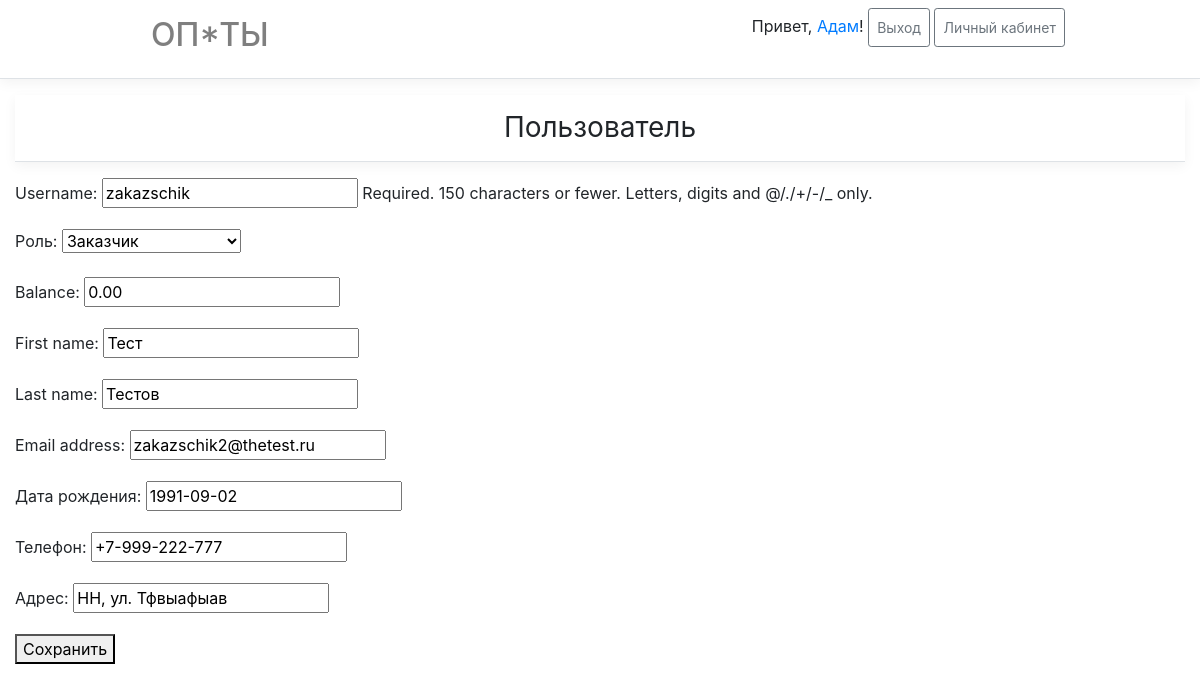
Screenshot of /users/3/ (signed in) with the database file from the repository.
### main/models.py (models this page shows, shortened)
class User(AbstractUser):
    objects = UserManager()
    phone = models.CharField('Телефон', max_length=20)
    location = models.CharField('Адрес', max_length=255)
    birth_date = models.DateField('Дата рождения', blank=True, default='')
    role = models.PositiveSmallIntegerField('Роль', choices=tuple(Roles), default=Roles.UNREGISTERED)
    balance = models.DecimalField(max_digits=10, decimal_places=2, default=0)

### main/views.py (the view, shortened to what this page needs)
# urls.py: path('users/<int:pk>/', main_views.UserDetailsView.as_view(), name=main_views.UserDetailsView.url_name),
class UserDetailsView(LoginRolesOwnerRequiredUpdateViewMixin, WithLogedUserInContextViewMixin, UpdateView):
    template_name = 'main/user_details.html'
    url_name = 'user_details'
    form_class = UserForm
    allowed_roles = (Roles.UNREGISTERED, Roles.ZAKAZSCHIK, Roles.ZAKUPSCHIK)
    model = _models.User
    def get_form_kwargs(self):
        kwargs = super().get_form_kwargs()
        kwargs['user'] = self.user
        return kwargs
    def dispatch(self, request, *args, **kwargs):
        return super().dispatch(request, *args, **kwargs)

### main/forms.py
class UserForm(forms.ModelForm):
    def __init__(self, **kwargs):
        self.user = kwargs.pop('user', None)
        super().__init__(**kwargs)
        if self.user.role != Roles.ADMINISTRATOR:
            self.fields['role'].disabled = True
            self.fields['balance'].disabled = True
    class Meta:
        model = User
        fields = ('username', 'role', 'balance', 'first_name', 'last_name', 'email', 'birth_date', 'phone', 'location')

### main/core/view_mixins.py (called while the page is built)
    def dispatch(self, request, *args, **kwargs):
        self.user = request.user
        if not self.user.is_authenticated:
            return self.handle_no_permission()
        if self.user.role not in self.allowed_roles and self.user.role != Roles.ADMINISTRATOR:
            return self.handle_no_permission()
        return super().dispatch(request, *args, **kwargs)

    def _is_it_allowed(self, **kwargs) -> bool:
        pk = kwargs.get('pk') or kwargs.get('id')
        allowed_non_owner_roles = set(self.allowed_non_owner_roles) | {Roles.ADMINISTRATOR}
        if self.model is User:
            if self.user != self.model.objects.get(pk=pk) and self.user.role not in allowed_non_owner_roles:
                return False
        else:
            instance = self.model.objects.get(pk=pk)
            if getattr(instance, 'created_by', None) != self.user and self.user.role not in allowed_non_owner_roles:
                return False
        return True

    def get(self, *args, **kwargs):
        if not self._is_it_allowed(**kwargs):
            return self.handle_no_permission()
        return super().get(*args, **kwargs)

    def get_context_data(self, **kwargs):
        context = super().get_context_data(**kwargs)
        if self.user.is_authenticated:
            context['user_pk'] = self.user.pk
            context['username'] = self.user.username
            context['user_role'] = self.user.role
            context['roles'] = Roles
            context['user_is_authenticated'] = True
            context['user_first_name'] = self.user.first_name
            context['user_last_name'] = self.user.last_name
        return context

    def dispatch(self, request, *args, **kwargs):
        self.user = request.user
        return super().dispatch(request, *args, **kwargs)

### main/templates/main/user_details.html (shortened to what this page needs)
{% extends 'base.html' %}
{% block content %}
<div class="container table-container">
    <h3 class="font-weight-normal text-center py-3 mb-3 border-bottom box-shadow">
        Пользователь
    </h3>
    <form method="post" enctype="multipart/form-data">
        {{ form.as_p }}
        <button type="submit">Сохранить</button>
    </form>
</div>
{% endblock content %}

### templates/base.html (shortened to what this page needs)
{% load static %}
<!DOCTYPE html>
<html lang="en">
<head>
    <link rel="stylesheet" href="https://stackpath.bootstrapcdn.com/bootstrap/4.3.1/css/bootstrap.min.css">
    <link rel="stylesheet" href="{% static 'css/styles.css' %}">
</head>
<body>
    <div class="mb-3 border-bottom box-shadow">
        <div class="container">
        <div class="row justify-content-between">
            <div class="col-6">
                <h2 class="d-flex justify-content-between align-items-center py-2">
                     <a class="nav-link active" href="{% url 'main:index' %}" style="color: rgba(0,0,0,.5);">ОП*ТЫ</a>
                </h2>
            </div>
                {% if user_is_authenticated %}
                    <div class="col-6">
                        <div class="py-2 text-right">
                            {% if user_first_name and user_last_name %}
                                <span> Привет, <a href="{% url 'main:user_details' pk=user_pk %}" title="Детальная информация о пользователе">{{ user_first_name }}</a>!</span>
                            {% else %}
                                <span> Логин: {{ username }} </span>
                            {% endif %}
                            <a class="py-2 btn btn-sm btn-outline-secondary" href="{% url 'main:logout' %}">Выход</a>
                            {% if user_role == roles.ADMINISTRATOR %}
                                <a class="py-2 btn btn-sm btn-outline-secondary" href="{% url 'main:administrator' %}">Личный кабинет</a>
                            {% elif user_role == roles.ZAKUPSCHIK %}
                                <a class="py-2 btn btn-sm btn-outline-secondary" href="{% url 'main:zakupschik' %}">Личный кабинет</a>
                            {% else %}
                                <a class="py-2 btn btn-sm btn-outline-secondary" href="{% url 'main:zakazschik' %}">Личный кабинет</a>
                            {% endif %}
                        </div>
                {% else %}
                    <div class="col-3 text-right">
                        <div class="py-3 btn-group">
                            <a class="btn btn-sm btn-outline-secondary " href="{% url 'main:signup' %}">Регистрация</a>
                            <a class="btn btn-sm btn-outline-secondary" href="{% url 'main:login' %}">Войти</a>
                        </div>
                {% endif %}
                    </div>
                    </div>
            </div>
        </div>
    {% block content %}{% endblock %}
</body>
</html>

### main/static/css/styles.css (style rules this page uses)
.container { max-width: 960px; }
.table-container { max-width: 1200px; }
.box-shadow { box-shadow: 0 0.25rem 0.75rem rgba(0, 0, 0, .05); }

### rows the page displays
User: first_name "Адам"
User: username "zakazschik", role "Заказчик", balance "0.00", first_name "Тест", last_name "Тестов", email "zakazschik2@thetest.ru", birth_date "1991-09-02", phone "+7-999-222-777", location "НН, ул. Тфвыафыав"
